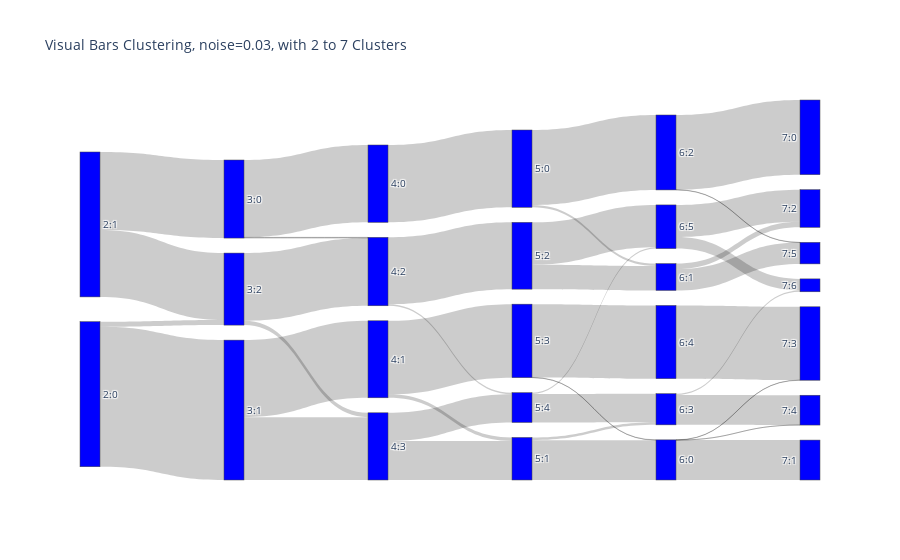

The code cell stored with this chart in its notebook:
### Code cell
link, label = sk.convert_lbls_to_sankey_nodes(x_lbls_L)
# plot
fig = go.Figure(data=
          [go.Sankey(node = dict(pad = 15, thickness=20, label = label, color =  "blue"),
                     link = link)])

fig.update_layout(title_text="Visual Bars Clustering, noise=0.03, with 2 to 7 Clusters", font_size=10)
fig.show()

### Figure 1 — Plotly figure (JSON) as saved in the notebook; plotly's stock layout.template omitted (floating-point values rounded to 4 significant figures)
{"data": [{"link": {"source": [0, 0, 0, 1, 1, 1, 2, 2, 2, 2, 3, 3, 3, 3, 4, 4, 4, 4, 5, 5, 5, 5, 5, 6, 6, 6, 6, 6, 7, 7, 7, 7, 7, 8, 8, 8, 8, 8, 9, 9, 9, 9, 9, 9, 10, 10, 10, 10, 10, 10, 11, 11, 11, 11, 11, 11, 12, 12, 12, 12, 12, 12, 13, 13, 13, 13, 13, 13, 14, 14, 14, 14, 14, 14, 14, 15, 15, 15, 15, 15, 15, 15, 16, 16, 16, 16, 16, 16, 16, 17, 17, 17, 17, 17, 17, 17, 18, 18, 18, 18, 18, 18, 18, 19, 19, 19, 19, 19, 19, 19], "target": [2, 3, 4, 2, 3, 4, 5, 6, 7, 8, 5, 6, 7, 8, 5, 6, 7, 8, 9, 10, 11, 12, 13, 9, 10, 11, 12, 13, 9, 10, 11, 12, 13, 9, 10, 11, 12, 13, 14, 15, 16, 17, 18, 19, 14, 15, 16, 17, 18, 19, 14, 15, 16, 17, 18, 19, 14, 15, 16, 17, 18, 19, 14, 15, 16, 17, 18, 19, 20, 21, 22, 23, 24, 25, 26, 20, 21, 22, 23, 24, 25, 26, 20, 21, 22, 23, 24, 25, 26, 20, 21, 22, 23, 24, 25, 26, 20, 21, 22, 23, 24, 25, 26, 20, 21, 22, 23, 24, 25, 26], "value": [0, 4824, 179, 2692, 0, 2305, 2667, 0, 25, 0, 0, 2656, 0, 2168, 0, 0, 2335, 149, 2667, 0, 0, 0, 0, 0, 121, 0, 2535, 0, 0, 0, 2304, 0, 56, 0, 1346, 0, 0, 971, 0, 83, 2584, 0, 0, 0, 1375, 0, 0, 92, 0, 0, 0, 842, 0, 0, 0, 1462, 9, 0, 0, 0, 2526, 0, 0, 0, 0, 983, 0, 44, 0, 1377, 0, 6, 1, 0, 0, 0, 0, 191, 0, 0, 734, 0, 2575, 0, 0, 0, 0, 9, 0, 0, 0, 0, 0, 1028, 0, 47, 0, 0, 0, 2526, 0, 0, 0, 0, 0, 1108, 0, 0, 0, 398]}, "node": {"color": "blue", "label": ["2:0", "2:1", "3:0", "3:1", "3:2", "4:0", "4:1", "4:2", "4:3", "5:0", "5:1", "5:2", "5:3", "5:4", "6:0", "6:1", "6:2", "6:3", "6:4", "6:5", "7:0", "7:1", "7:2", "7:3", "7:4", "7:5", "7:6"], "pad": 15, "thickness": 20}, "type": "sankey"}], "layout": {"font": {"size": 10}, "title": {"text": "Visual Bars Clustering, noise=0.03, with 2 to 7 Clusters"}}}
